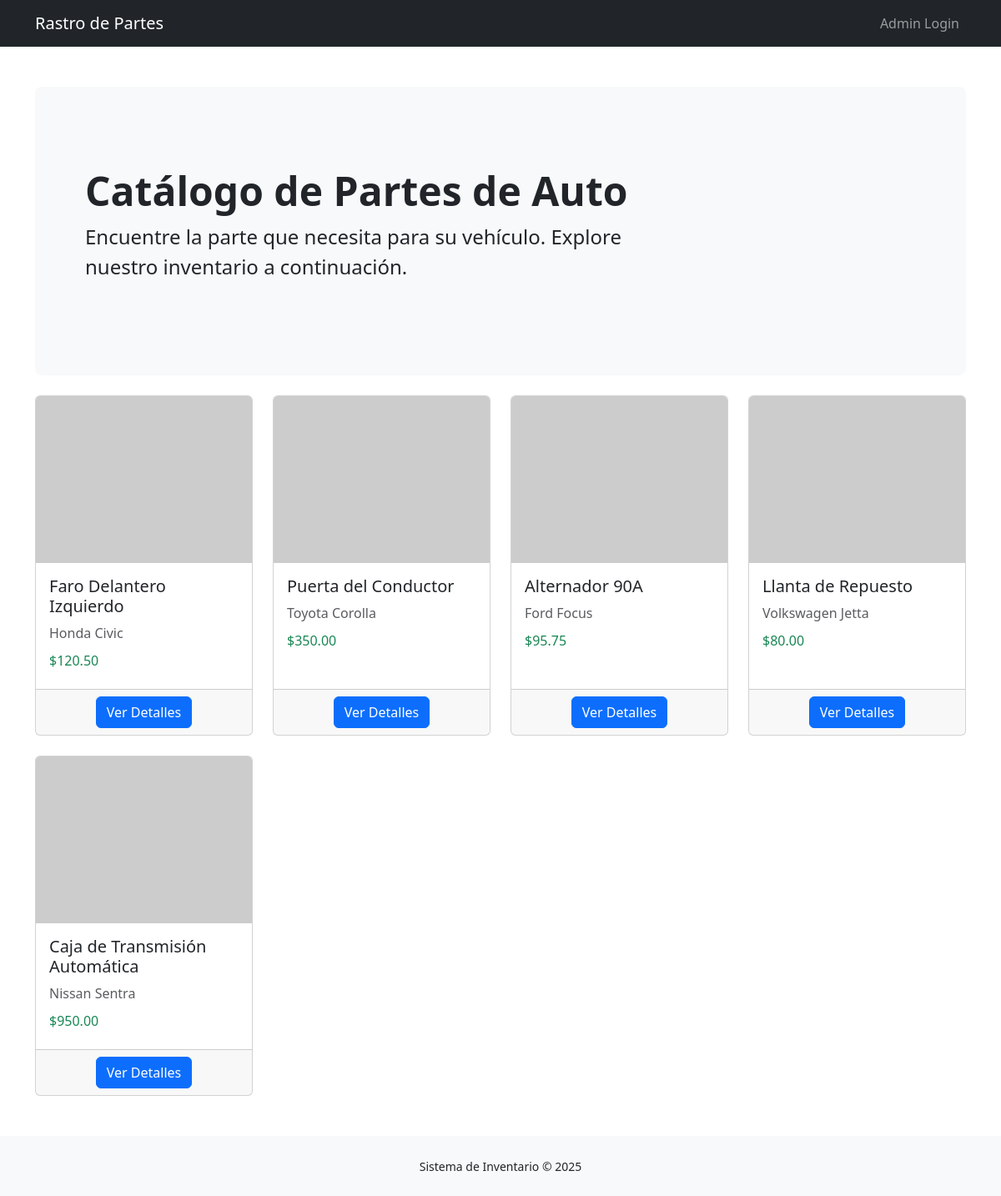
The page / on the database its author committed.
### tables this page shows
CREATE TABLE IF NOT EXISTS `partes` (
    `id` INT NOT NULL AUTO_INCREMENT,
    `nombre` VARCHAR(255) NOT NULL,
    `descripcion` TEXT,
    `tipo_parte` VARCHAR(100),  
    `marca_auto` VARCHAR(100),
    `modelo_auto` VARCHAR(100),
    `año_auto` INT,
    `precio` DECIMAL(10, 2) NOT NULL,
    `cantidad_disponible` INT NOT NULL DEFAULT 0,
    `imagen_url` VARCHAR(255),  
    `thumbnail_url` VARCHAR(255),  
    `seccion_id` INT NOT NULL,
    `fecha_creacion` TIMESTAMP DEFAULT CURRENT_TIMESTAMP,
    `fecha_actualizacion` TIMESTAMP DEFAULT CURRENT_TIMESTAMP ON UPDATE CURRENT_TIMESTAMP,
    PRIMARY KEY (`id`),
    FOREIGN KEY (`seccion_id`) REFERENCES `secciones`(`id`) ON DELETE RESTRICT ON UPDATE CASCADE
);

### index.php (called while the page is built, shortened)
<?php
$parts = Part::findAll();
require_once ROOT_PATH . '/views/public/catalog.php';

### src/Models/Part.php (called while the page is built, shortened)
<?php
class Part
{
    private ?int $id;
    private string $nombre;
    private ?string $marca_auto;
    private ?string $modelo_auto;
    private float $precio;
    private ?string $thumbnail_url;
    public function getId(): ?int { return $this->id; }
    public function getNombre(): string { return $this->nombre; }
    public function getMarcaAuto(): ?string { return $this->marca_auto; }
    public function getModeloAuto(): ?string { return $this->modelo_auto; }
    public function getPrecio(): float { return $this->precio; }
    public function getThumbnailUrl(): ?string { return $this->thumbnail_url; }
    private function fromArray(array $data): void
    {
        $this->id = $data['id'] ?? null;
        $this->nombre = $data['nombre'] ?? '';
        $this->marca_auto = $data['marca_auto'] ?? null;
        $this->modelo_auto = $data['modelo_auto'] ?? null;
        $this->precio = isset($data['precio']) ? (float)$data['precio'] : 0.0;
        $this->thumbnail_url = $data['thumbnail_url'] ?? null;
    }
    public static function findAll(): array
    {
        $pdo = Database::getInstance()->getConnection();
        $stmt = $pdo->query("SELECT * FROM partes ORDER BY fecha_creacion DESC");
        $parts = [];
        while ($data = $stmt->fetch(PDO::FETCH_ASSOC)) {
            $part = new self();
            $part->fromArray($data);
            $parts[] = $part;
        }
        return $parts;
    }
}

### src/Config/Database.php (called while the page is built, shortened)
<?php
class Database
{
    private static ?Database $instance = null;
    private ?PDO $pdo = null;
    private string $host = 'localhost';
    private string $db_name = 'sistema_rastro';
    private string $username = 'root';
    private string $password = '';
    private string $charset = 'utf8mb4';
    private function __construct()
    {
        $dsn = "mysql:host={$this->host};dbname={$this->db_name};charset={$this->charset}";
        $options = [
            PDO::ATTR_ERRMODE            => PDO::ERRMODE_EXCEPTION,
            PDO::ATTR_DEFAULT_FETCH_MODE => PDO::FETCH_ASSOC,
            PDO::ATTR_EMULATE_PREPARES   => false,
        ];
        try {
            $this->pdo = new PDO($dsn, $this->username, $this->password, $options);
        } catch (PDOException $e) {
            throw $e;
        }
    }
    public static function getInstance(): Database
    {
        if (self::$instance === null) {
            self::$instance = new Database();
        }
        return self::$instance;
    }
    public function getConnection(): PDO
    {
        return $this->pdo;
    }
}

### views/public/catalog.php (the view, shortened to what this page needs)
<!DOCTYPE html>
<html lang="es">
<head>
    <link href="https://cdn.jsdelivr.net/npm/bootstrap@5.3.2/dist/css/bootstrap.min.css" rel="stylesheet">
</head>
<body>
    <nav class="navbar navbar-expand-lg navbar-dark bg-dark">
        <div class="container">
            <a class="navbar-brand" href="index.php">Rastro de Partes</a>
            <div class="collapse navbar-collapse">
                <ul class="navbar-nav ms-auto">
                    <li class="nav-item">
                        <a class="nav-link" href="login.php">Admin Login</a>
                    </li>
                </ul>
            </div>
        </div>
    </nav>
    <div class="container mt-5">
        <div class="p-5 mb-4 bg-light rounded-3">
            <div class="container-fluid py-5">
                <h1 class="display-5 fw-bold">Catálogo de Partes de Auto</h1>
                <p class="col-md-8 fs-4">Encuentre la parte que necesita para su vehículo. Explore nuestro inventario a continuación.</p>
            </div>
        </div>
        <div class="row row-cols-1 row-cols-sm-2 row-cols-md-3 row-cols-lg-4 g-4">
            <?php if (empty($parts)): ?>
                <div class="col">
                    <p class="text-center">No hay partes disponibles en este momento.</p>
                </div>
            <?php else: ?>
                <?php foreach ($parts as $part): ?>
                    <div class="col">
                        <div class="card h-100">
                            <img src="<?php echo htmlspecialchars($part->getThumbnailUrl() ?? 'assets/img/placeholder.png'); ?>" class="card-img-top" alt="<?php echo htmlspecialchars($part->getNombre()); ?>" style="height: 200px; object-fit: cover;">
                            <div class="card-body">
                                <h5 class="card-title"><?php echo htmlspecialchars($part->getNombre()); ?></h5>
                                <p class="card-text text-muted"><?php echo htmlspecialchars($part->getMarcaAuto() . ' ' . $part->getModeloAuto()); ?></p>
                                <h6 class="card-subtitle mb-2 text-success">$<?php echo number_format($part->getPrecio(), 2); ?></h6>
                            </div>
                            <div class="card-footer text-center">
                                <a href="detalle.php?id=<?php echo $part->getId(); ?>" class="btn btn-primary">Ver Detalles</a>
                            </div>
                        </div>
                    </div>
                <?php endforeach; ?>
            <?php endif; ?>
        </div>
    </div>
    <footer class="py-4 mt-5 bg-light">
        <div class="container text-center">
            <small>Sistema de Inventario &copy; 2025</small>
        </div>
    </footer>
</body>
</html>

### rows shown on the page
partes: nombre "Faro Delantero Izquierdo", $part->getMarcaAuto() . ' ' . $part->getModeloAuto() "Honda Civic", precio "120.50"
partes: nombre "Puerta del Conductor", $part->getMarcaAuto() . ' ' . $part->getModeloAuto() "Toyota Corolla", precio "350.00"
partes: nombre "Alternador 90A", $part->getMarcaAuto() . ' ' . $part->getModeloAuto() "Ford Focus", precio "95.75"
partes: nombre "Llanta de Repuesto", $part->getMarcaAuto() . ' ' . $part->getModeloAuto() "Volkswagen Jetta", precio "80.00"
partes: nombre "Caja de Transmisión Automática", $part->getMarcaAuto() . ' ' . $part->getModeloAuto() "Nissan Sentra", precio "950.00"
